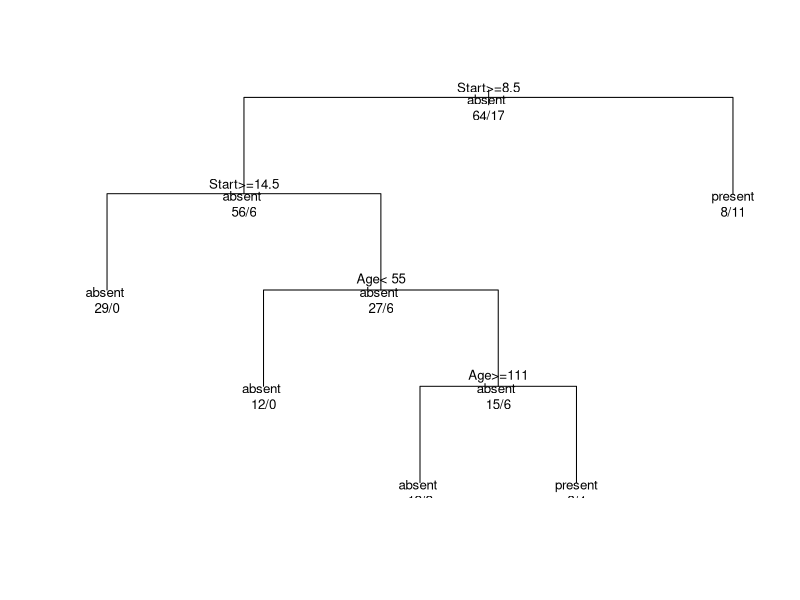

R code for this plot:
library(rpart)
data(kyphosis)
head(kyphosis)

# create a "class"ification tree (vs. regression tree)
fit = rpart(Kyphosis ~ Age + Number + Start, method="class", data=kyphosis)
summary(fit)

# plot the tree with splits
plot(fit, uniform=TRUE)
text(fit, use.n=TRUE, all=TRUE, cex=0.8)

